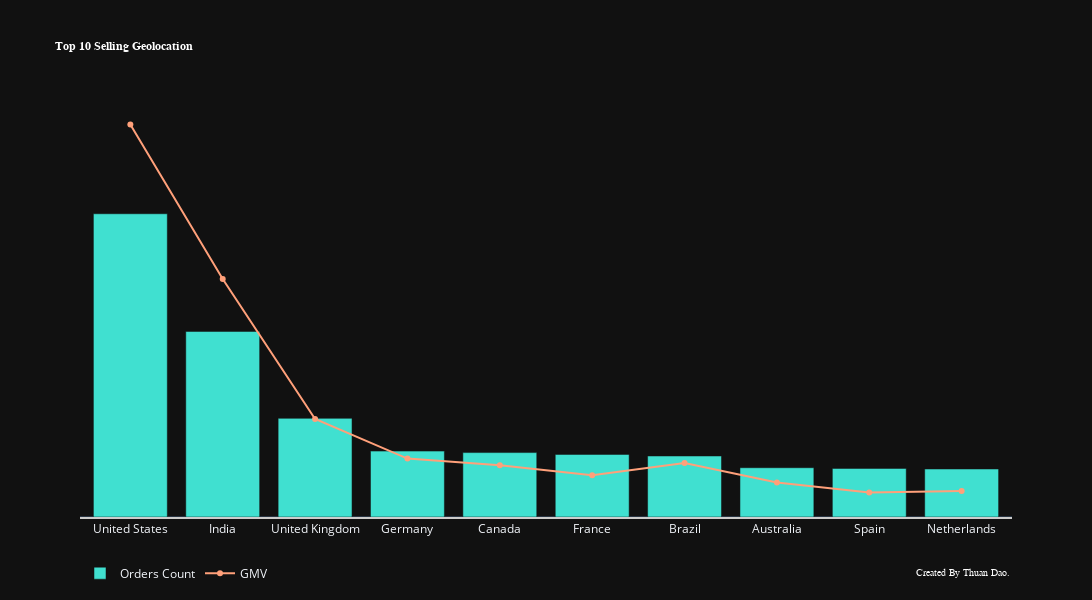

The notebook cell this image was saved under:
### Markdown cell above
#### Top 10 Selling Geolocation

### Code cell
# Group data by country and calculate:
# - orders_count: number of unique orders
# - total_value: sum of all order values (GMV)
df_country = (
    df.groupby(by="country")
      .agg(
          orders_count=("order_id", "nunique"),
          total_value=("total_price", "sum")
      )
      .reset_index()
      .sort_values(by="orders_count", ascending=False)
)

# Create main figure
fig = go.Figure()

# Add bar chart for number of orders per country
fig.add_trace(
    go.Bar(
        x=df_country["country"].head(10),     # Top 10 countries by orders
        y=df_country["orders_count"].head(10),
        name="Orders Count",
        marker_color="rgb(64,224,208)",      # Turquoise color for bars
        # hovertemplate = "%{x}" +  "<br>Number of orders: %{y}",
    )
)

# Add line chart for total GMV per country
fig.add_trace(
    go.Scatter(
        x=df_country["country"].head(10),
        y=df_country["total_value"].head(10),
        name="GMV",
        yaxis="y2",                           # Assign to secondary axis
        marker_color="rgb(255,160,122)",      # Light salmon color
        mode="lines+markers",
        # hovertemplate = "%{x}" + "<br>GMV: $%{y}",
    )
)

# Customize layout
fig.update_layout(
    title=dict(
        text="<b>Top 10 Selling Geolocation<b>",
        font=dict(size=12, family="Segoe UI", color="white")
    ),

    # Left axis for order count
    yaxis=dict(
        side="left",
        range=[0, max(df_country["orders_count"]) + 1000],
        showgrid=False,
        zeroline=True,
        showline=False,
        showticklabels=False
    ),

    # Right axis for total GMV
    yaxis2=dict(
        side="right",
        overlaying="y",
        showgrid=False,
        zeroline=False,
        showline=False,
        showticklabels=False
    ),

    xaxis=dict(
        showline=True,
        linecolor="rgb(204, 204, 204)",
        linewidth=2
    ),

    legend=dict(orientation="h"),

    # Footer annotation
    annotations=[
        dict(
            text="Created By Thuan Dao.",
            xref="paper", yref="paper",
            x=1, y=-.15,
            showarrow=False,
            font=dict(size=10, color="white", family="Segoe UI")
        )
    ],

    hovermode="x unified",
    template="plotly_dark",
    width=1500,
    height=600
)

# Render the chart
fig.show()

### Figure 1 — Plotly figure (JSON) as saved in the notebook; plotly's stock layout.template omitted (floating-point values rounded to 4 significant figures)
{"data": [{"marker": {"color": "rgb(64,224,208)"}, "name": "Orders Count", "type": "bar", "x": ["United States", "India", "United Kingdom", "Germany", "Canada", "France", "Brazil", "Australia", "Spain", "Netherlands"], "y": [2665, 1631, 867, 579, 566, 550, 536, 433, 427, 422]}, {"marker": {"color": "rgb(255,160,122)"}, "mode": "lines+markers", "name": "GMV", "type": "scatter", "x": ["United States", "India", "United Kingdom", "Germany", "Canada", "France", "Brazil", "Australia", "Spain", "Netherlands"], "y": [413800.0, 267600.0, 135000.0, 97470.0, 91080.0, 81770.0, 93340.0, 74910.0, 65450.0, 66690.0], "yaxis": "y2"}], "layout": {"annotations": [{"font": {"color": "white", "family": "Segoe UI", "size": 10}, "showarrow": false, "text": "Created By Thuan Dao.", "x": 1, "xref": "paper", "y": -0.15, "yref": "paper"}], "height": 600, "hovermode": "x unified", "legend": {"orientation": "h"}, "title": {"font": {"color": "white", "family": "Segoe UI", "size": 12}, "text": "<b>Top 10 Selling Geolocation<b>"}, "width": 1500, "xaxis": {"linecolor": "rgb(204, 204, 204)", "linewidth": 2, "showline": true}, "yaxis": {"range": [0, 3665], "showgrid": false, "showline": false, "showticklabels": false, "side": "left", "zeroline": true}, "yaxis2": {"overlaying": "y", "showgrid": false, "showline": false, "showticklabels": false, "side": "right", "zeroline": false}}}
